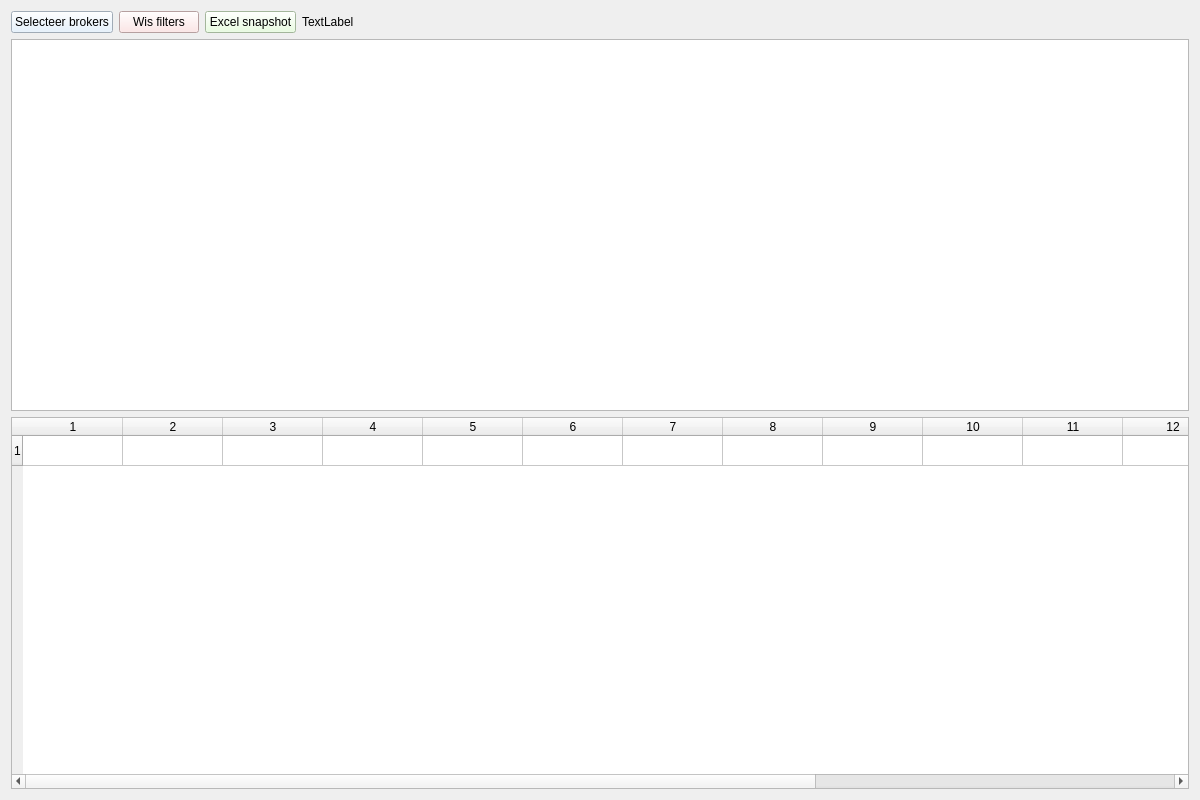
<?xml version="1.0" encoding="UTF-8"?>
<ui version="4.0">
 <class>AandelenTab</class>
 <widget class="QWidget" name="AandelenTab">
  <property name="geometry">
   <rect>
    <x>0</x>
    <y>0</y>
    <width>1200</width>
    <height>800</height>
   </rect>
  </property>
  <layout class="QVBoxLayout" name="verticalLayout_main">
   <item>
    <layout class="QHBoxLayout" name="layoutButtons">
     <item>
      <widget class="QPushButton" name="btnSelecteerBrokers">
       <property name="styleSheet">
        <string notr="true">background-color: rgb(224, 240, 255);</string>
       </property>
       <property name="text">
        <string>Selecteer brokers</string>
       </property>
      </widget>
     </item>
     <item>
      <widget class="QPushButton" name="btnWisFilters">
       <property name="styleSheet">
        <string notr="true">background-color: rgb(255, 224, 224);</string>
       </property>
       <property name="text">
        <string>Wis filters</string>
       </property>
      </widget>
     </item>
     <item>
      <widget class="QPushButton" name="btnExportExcel">
       <property name="styleSheet">
        <string notr="true">background-color: rgb(228, 255, 217);</string>
       </property>
       <property name="text">
        <string>Excel snapshot</string>
       </property>
      </widget>
     </item>
     <item>
      <widget class="QLabel" name="lblLiveTicker">
       <property name="text">
        <string>TextLabel</string>
       </property>
      </widget>
     </item>
     <item>
      <spacer name="spacerBtns">
       <property name="orientation">
        <enum>Qt::Orientation::Horizontal</enum>
       </property>
       <property name="sizeHint" stdset="0">
        <size>
         <width>0</width>
         <height>0</height>
        </size>
       </property>
      </spacer>
     </item>
    </layout>
   </item>
   <item>
    <widget class="QTableView" name="tblAandelen">
     <property name="editTriggers">
      <set>QAbstractItemView::EditTrigger::NoEditTriggers</set>
     </property>
     <property name="alternatingRowColors">
      <bool>true</bool>
     </property>
     <property name="selectionBehavior">
      <enum>QAbstractItemView::SelectionBehavior::SelectRows</enum>
     </property>
    </widget>
   </item>
   <item>
    <widget class="QTableWidget" name="tblTotalen">
     <property name="rowCount">
      <number>1</number>
     </property>
     <property name="columnCount">
      <number>16</number>
     </property>
     <row/>
     <column/>
     <column/>
     <column/>
     <column/>
     <column/>
     <column/>
     <column/>
     <column/>
     <column/>
     <column/>
     <column/>
     <column/>
     <column/>
     <column/>
     <column/>
     <column/>
    </widget>
   </item>
  </layout>
 </widget>
 <resources/>
 <connections/>
</ui>
